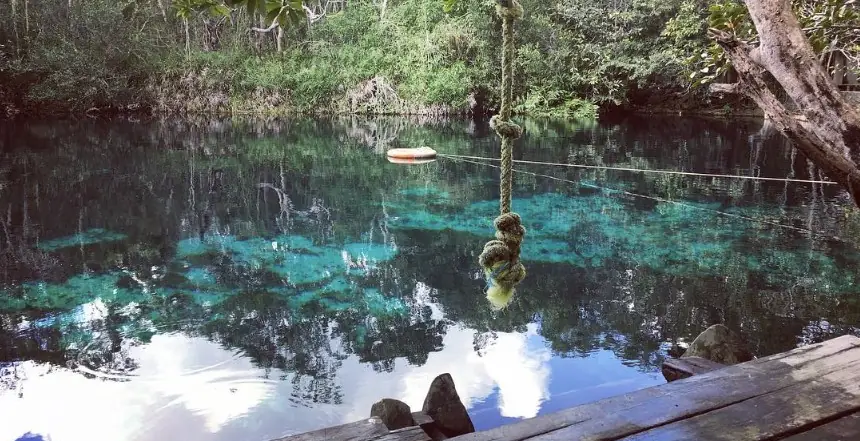
#> input picture assets/photos/band.webp, 860 x 441 px
$ python -i og-cenotes.py   (imports and definitions only)
#> lines starting #> are read from the running program, lines starting #| are printed output that depends on the picture
#> further down, picture is the input picture: PIL image 860x441 RGB; mean R, G, B 101.9, 107.6, 105.1
"""Social cards for the cenote and product pages: 1200x630 JPEG, what WhatsApp and the crawlers ask for.

A cenote with a photograph gets one card cut from it, the same in every
language. One without a photograph but with a dive map gets the map, cut once
per language since the map carries words. The rule is the same as
socialCard() in app/[locale]/cenotes/[slug]/page.tsx. Each product with a
photograph gets one too, for its page (app/[locale]/[page]/page.tsx).

    python3 scripts/og-cenotes.py        (from site/, needs Pillow)
"""
import json
from pathlib import Path
from PIL import Image

SITE = Path(__file__).resolve().parent.parent
PUB = SITE / "public" / "assets"
OUT = PUB / "og" / "cenotes"
W, H = 1200, 630


def cover(im, top=0.5):
    """Scale to cover 1200x630, then crop; `top` is where the crop sits vertically (0 top, 1 bottom)."""
#> called with top = 0.5
    k = max(W / im.width, H / im.height)
#> k = 1.43
    im = im.convert("RGB").resize((round(im.width * k), round(im.height * k)), Image.LANCZOS)
    x = (im.width - W) // 2
#> x = 14
    y = round((im.height - H) * top)
#> y = 0
    return im.crop((x, y, x + W, y + H))
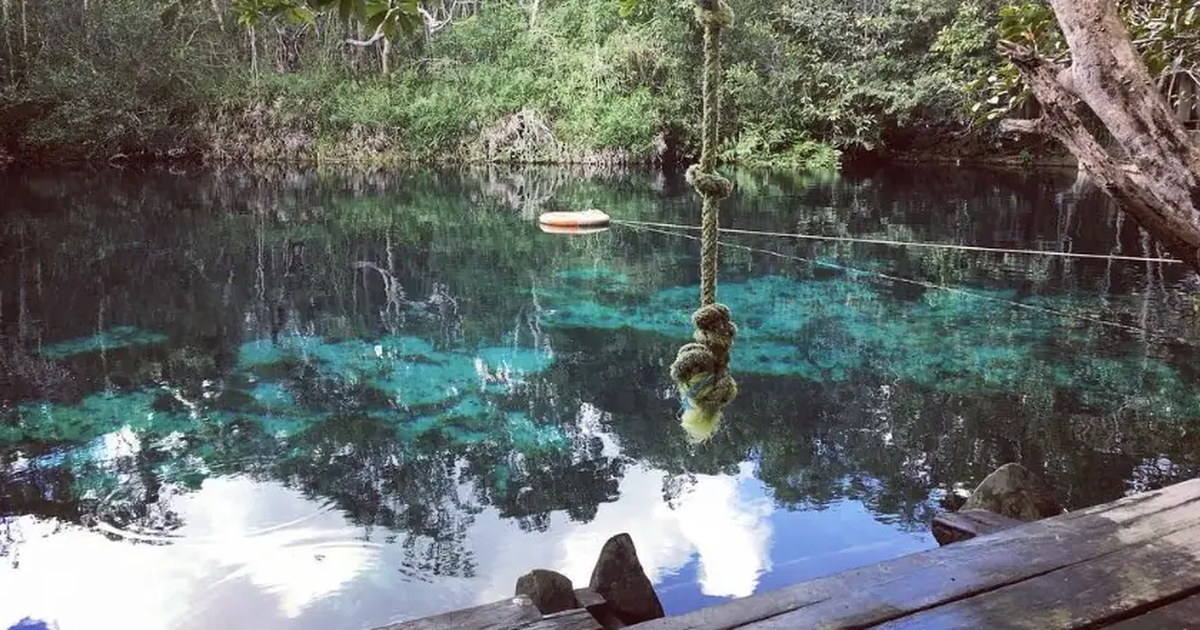
#> returned value: PIL image 1200x630 RGB; mean R, G, B 102.1, 108.2, 105.7


def products():
    out = PUB / "og" / "products"
    out.mkdir(parents=True, exist_ok=True)
    for p in json.loads((SITE / "content" / "products.json").read_text())["products"]:
        if p["photo"]:
            cover(Image.open(PUB / "photos" / f"{p['photo']}.webp")).save(out / f"{p['slug']}.jpg", quality=86, optimize=True, progressive=True)
            print("product", p["slug"])


def main():
    OUT.mkdir(parents=True, exist_ok=True)
    products()
    data = json.loads((SITE / "content" / "cenotes.json").read_text())
    for c in data["cenotes"]:
        if c["photo"]:
            cover(Image.open(PUB / "photos" / f"{c['photo']}.webp")).save(OUT / f"{c['slug']}.jpg", quality=86, optimize=True, progressive=True)
            print(c["slug"])
        elif c.get("plan"):
            for loc in data.get("locales", ["en", "es", "fr"]):
                src = PUB / "maps" / f"{c['slug']}-v{c['plan']['v']}-{loc}-{c['plan']['w'] * 2}.webp"
                cover(Image.open(src), top=0.0).save(OUT / f"{c['slug']}-{loc}.jpg", quality=86, optimize=True, progressive=True)
                print(c["slug"], loc)


# [2 lines not run here, left out]

>>> from PIL import Image
>>> picture = Image.open('../../assets/photos/band.webp')
>>> result = cover(picture)

$ run again, on assets/photos/gallery-1.webp
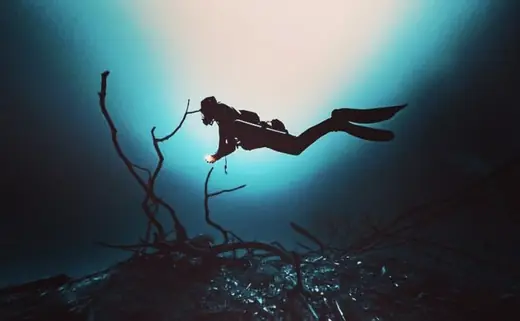
#> input picture assets/photos/gallery-1.webp, 520 x 321 px
#> picture is the input picture: PIL image 520x321 RGB; mean R, G, B 68.8, 87.4, 93.6
#> in cover, `return im.crop((x, y, x + W, y + H))`:
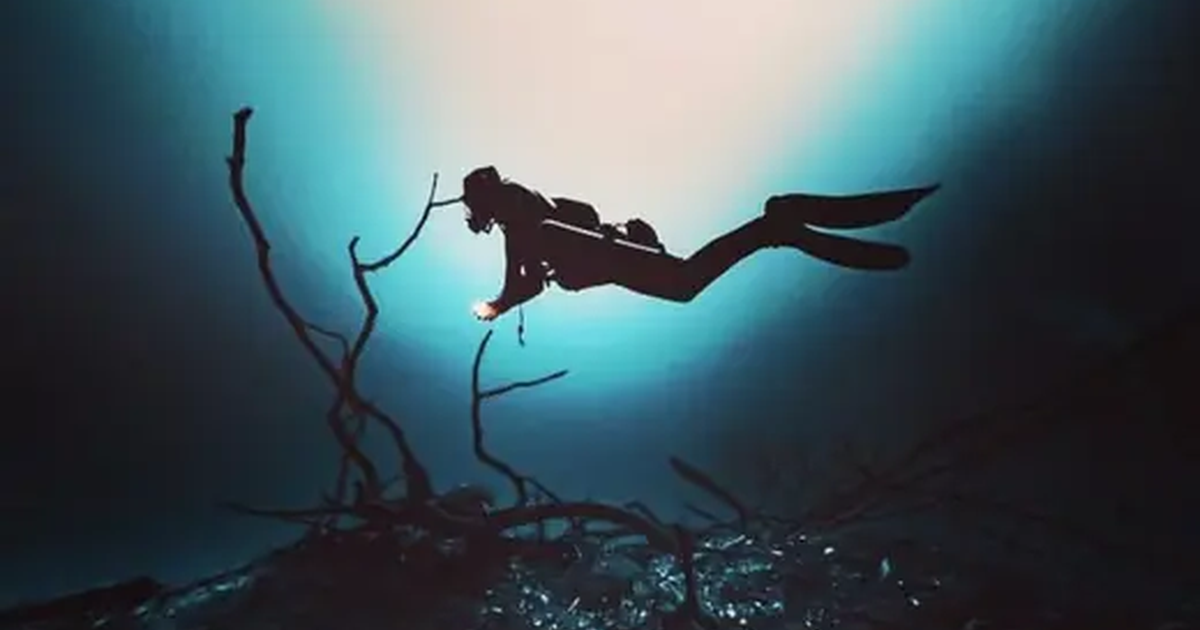
#> returned value: PIL image 1200x630 RGB; mean R, G, B 64.9, 84.8, 91.6

$ run again, on assets/photos/gallery-2.webp
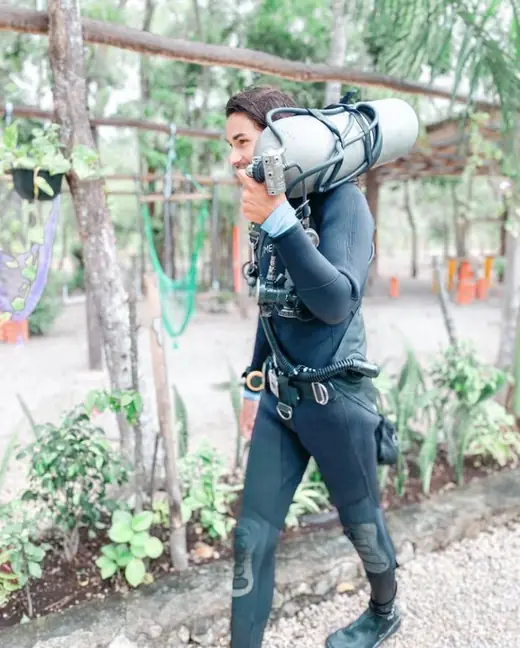
#> input picture assets/photos/gallery-2.webp, 520 x 648 px
#> picture is the input picture: PIL image 520x648 RGB; mean R, G, B 166.1, 176, 170.3
#> in cover, `return im.crop((x, y, x + W, y + H))`:
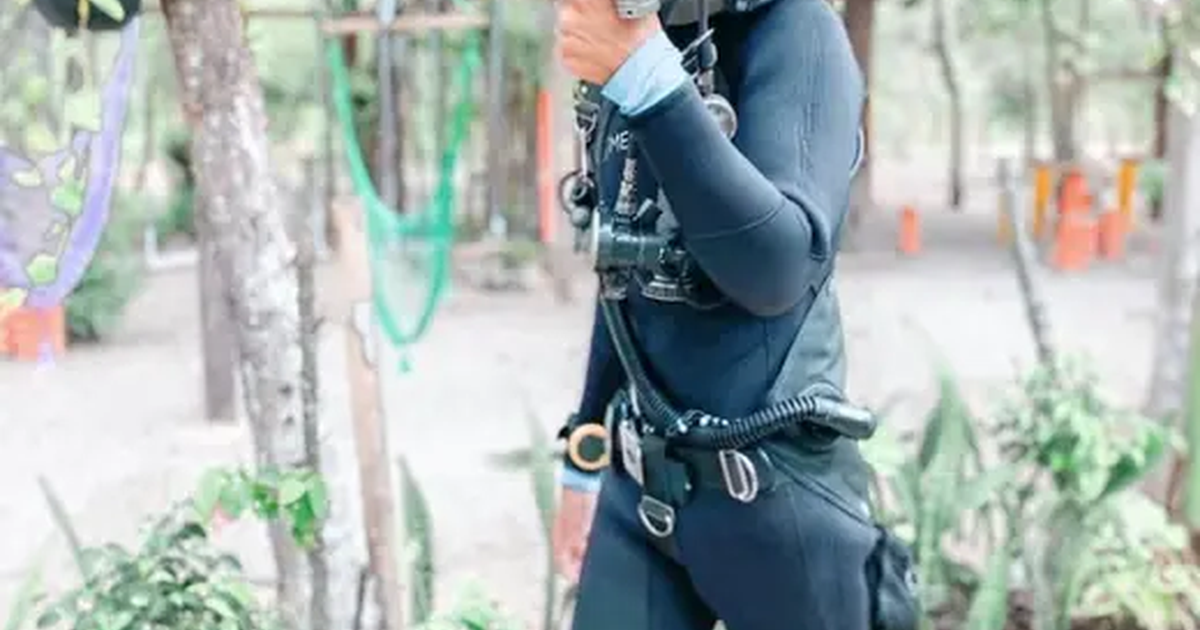
#> returned value: PIL image 1200x630 RGB; mean R, G, B 168.9, 179.1, 177.4

$ run again, on assets/photos/gallery-3.webp
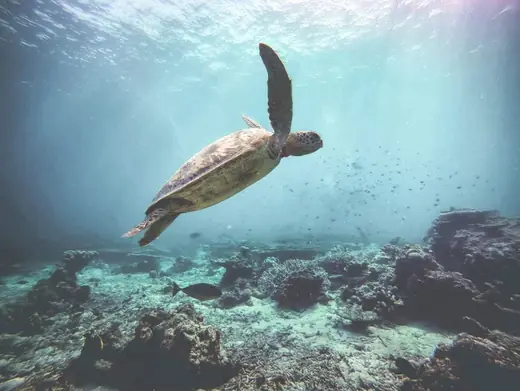
#> input picture assets/photos/gallery-3.webp, 520 x 391 px
#> picture is the input picture: PIL image 520x391 RGB; mean R, G, B 127.7, 155.6, 162.9
#> in cover, `return im.crop((x, y, x + W, y + H))`:
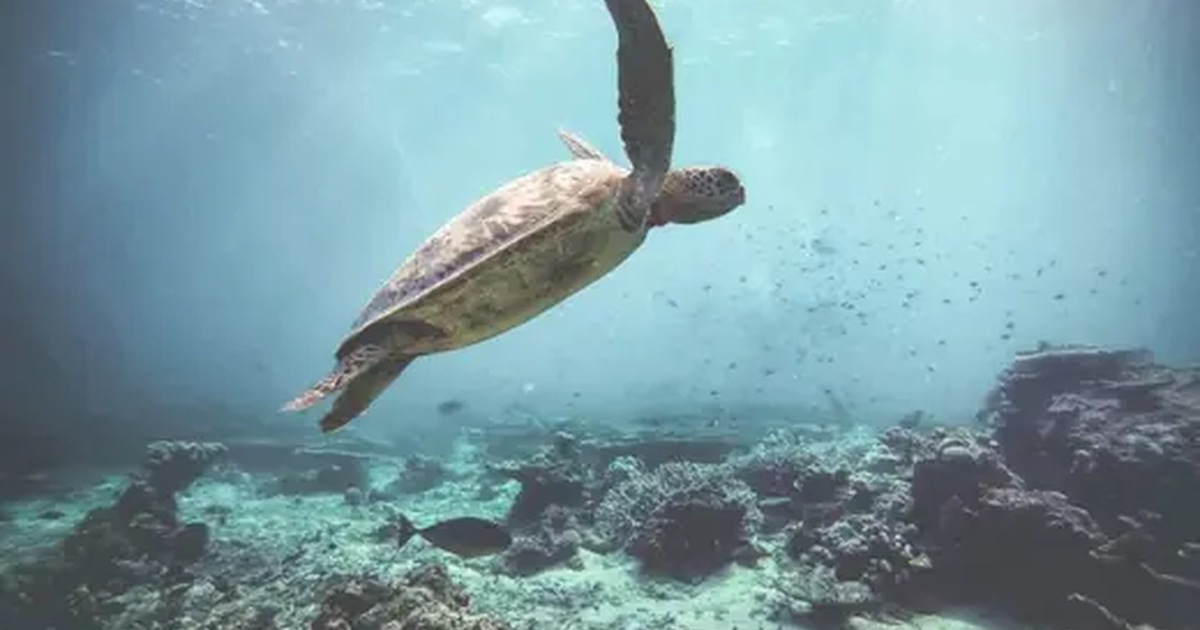
#> returned value: PIL image 1200x630 RGB; mean R, G, B 122.8, 155.5, 163.7
